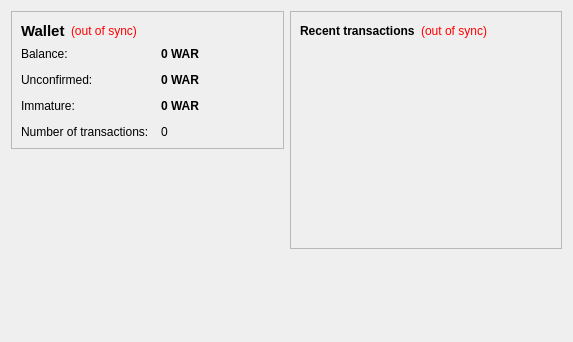
<?xml version="1.0" encoding="UTF-8"?>
<ui version="4.0">
 <class>OverviewPage</class>
 <widget class="QWidget" name="OverviewPage">
  <property name="geometry">
   <rect>
    <x>0</x>
    <y>0</y>
    <width>573</width>
    <height>342</height>
   </rect>
  </property>
  <property name="windowTitle">
   <string>Form</string>
  </property>
  <layout class="QHBoxLayout" name="horizontalLayout" stretch="1,1">
   <item>
    <layout class="QVBoxLayout" name="verticalLayout_2">
     <item>
      <widget class="QFrame" name="frame">
       <property name="frameShape">
        <enum>QFrame::StyledPanel</enum>
       </property>
       <property name="frameShadow">
        <enum>QFrame::Raised</enum>
       </property>
       <layout class="QVBoxLayout" name="verticalLayout_4">
        <item>
         <layout class="QHBoxLayout" name="horizontalLayout_4">
          <item>
           <widget class="QLabel" name="label_5">
            <property name="font">
             <font>
              <pointsize>11</pointsize>
              <weight>75</weight>
              <bold>true</bold>
             </font>
            </property>
            <property name="text">
             <string>Wallet</string>
            </property>
           </widget>
          </item>
          <item>
           <widget class="QLabel" name="labelWalletStatus">
            <property name="toolTip">
             <string>The displayed information may be out of date. Your wallet automatically synchronizes with the WarriorCoin network after a connection is established, but this process has not completed yet.</string>
            </property>
            <property name="styleSheet">
             <string notr="true">QLabel { color: red; }</string>
            </property>
            <property name="text">
             <string notr="true">(out of sync)</string>
            </property>
            <property name="alignment">
             <set>Qt::AlignLeading|Qt::AlignLeft|Qt::AlignVCenter</set>
            </property>
           </widget>
          </item>
          <item>
           <spacer name="horizontalSpacer_2">
            <property name="orientation">
             <enum>Qt::Horizontal</enum>
            </property>
            <property name="sizeHint" stdset="0">
             <size>
              <width>40</width>
              <height>20</height>
             </size>
            </property>
           </spacer>
          </item>
         </layout>
        </item>
        <item>
         <layout class="QFormLayout" name="formLayout_2">
          <property name="fieldGrowthPolicy">
           <enum>QFormLayout::AllNonFixedFieldsGrow</enum>
          </property>
          <property name="horizontalSpacing">
           <number>12</number>
          </property>
          <property name="verticalSpacing">
           <number>12</number>
          </property>
          <item row="0" column="0">
           <widget class="QLabel" name="label">
            <property name="text">
             <string>Balance:</string>
            </property>
           </widget>
          </item>
          <item row="0" column="1">
           <widget class="QLabel" name="labelBalance">
            <property name="font">
             <font>
              <weight>75</weight>
              <bold>true</bold>
             </font>
            </property>
            <property name="cursor">
             <cursorShape>IBeamCursor</cursorShape>
            </property>
            <property name="toolTip">
             <string>Your current balance</string>
            </property>
            <property name="text">
             <string notr="true">0 WAR</string>
            </property>
            <property name="textInteractionFlags">
             <set>Qt::LinksAccessibleByMouse|Qt::TextSelectableByKeyboard|Qt::TextSelectableByMouse</set>
            </property>
           </widget>
          </item>
          <item row="1" column="0">
           <widget class="QLabel" name="label_3">
            <property name="text">
             <string>Unconfirmed:</string>
            </property>
           </widget>
          </item>
          <item row="1" column="1">
           <widget class="QLabel" name="labelUnconfirmed">
            <property name="font">
             <font>
              <weight>75</weight>
              <bold>true</bold>
             </font>
            </property>
            <property name="cursor">
             <cursorShape>IBeamCursor</cursorShape>
            </property>
            <property name="toolTip">
             <string>Total of transactions that have yet to be confirmed, and do not yet count toward the current balance</string>
            </property>
            <property name="text">
             <string notr="true">0 WAR</string>
            </property>
            <property name="textInteractionFlags">
             <set>Qt::LinksAccessibleByMouse|Qt::TextSelectableByKeyboard|Qt::TextSelectableByMouse</set>
            </property>
           </widget>
          </item>
          <item row="3" column="0">
           <widget class="QLabel" name="label_2">
            <property name="text">
             <string>Number of transactions:</string>
            </property>
           </widget>
          </item>
          <item row="3" column="1">
           <widget class="QLabel" name="labelNumTransactions">
            <property name="toolTip">
             <string>Total number of transactions in wallet</string>
            </property>
            <property name="text">
             <string notr="true">0</string>
            </property>
           </widget>
          </item>
          <item row="2" column="0">
           <widget class="QLabel" name="labelImmatureText">
            <property name="text">
             <string>Immature:</string>
            </property>
           </widget>
          </item>
          <item row="2" column="1">
           <widget class="QLabel" name="labelImmature">
            <property name="font">
             <font>
              <weight>75</weight>
              <bold>true</bold>
             </font>
            </property>
            <property name="toolTip">
             <string>Mined balance that has not yet matured</string>
            </property>
            <property name="text">
             <string notr="true">0 WAR</string>
            </property>
            <property name="textInteractionFlags">
             <set>Qt::LinksAccessibleByMouse|Qt::TextSelectableByKeyboard|Qt::TextSelectableByMouse</set>
            </property>
           </widget>
          </item>
         </layout>
        </item>
       </layout>
      </widget>
     </item>
     <item>
      <spacer name="verticalSpacer">
       <property name="orientation">
        <enum>Qt::Vertical</enum>
       </property>
       <property name="sizeHint" stdset="0">
        <size>
         <width>20</width>
         <height>40</height>
        </size>
       </property>
      </spacer>
     </item>
    </layout>
   </item>
   <item>
    <layout class="QVBoxLayout" name="verticalLayout_3">
     <item>
      <widget class="QFrame" name="frame_2">
       <property name="frameShape">
        <enum>QFrame::StyledPanel</enum>
       </property>
       <property name="frameShadow">
        <enum>QFrame::Raised</enum>
       </property>
       <layout class="QVBoxLayout" name="verticalLayout">
        <item>
         <layout class="QHBoxLayout" name="horizontalLayout_2">
          <item>
           <widget class="QLabel" name="label_4">
            <property name="text">
             <string>&lt;b&gt;Recent transactions&lt;/b&gt;</string>
            </property>
           </widget>
          </item>
          <item>
           <widget class="QLabel" name="labelTransactionsStatus">
            <property name="toolTip">
             <string>The displayed information may be out of date. Your wallet automatically synchronizes with the WarriorCoin network after a connection is established, but this process has not completed yet.</string>
            </property>
            <property name="styleSheet">
             <string notr="true">QLabel { color: red; }</string>
            </property>
            <property name="text">
             <string notr="true">(out of sync)</string>
            </property>
            <property name="alignment">
             <set>Qt::AlignRight|Qt::AlignTrailing|Qt::AlignVCenter</set>
            </property>
           </widget>
          </item>
          <item>
           <spacer name="horizontalSpacer">
            <property name="orientation">
             <enum>Qt::Horizontal</enum>
            </property>
            <property name="sizeHint" stdset="0">
             <size>
              <width>40</width>
              <height>20</height>
             </size>
            </property>
           </spacer>
          </item>
         </layout>
        </item>
        <item>
         <widget class="QListView" name="listTransactions">
          <property name="styleSheet">
           <string notr="true">QListView { background: transparent; }</string>
          </property>
          <property name="frameShape">
           <enum>QFrame::NoFrame</enum>
          </property>
          <property name="verticalScrollBarPolicy">
           <enum>Qt::ScrollBarAlwaysOff</enum>
          </property>
          <property name="horizontalScrollBarPolicy">
           <enum>Qt::ScrollBarAlwaysOff</enum>
          </property>
          <property name="selectionMode">
           <enum>QAbstractItemView::NoSelection</enum>
          </property>
         </widget>
        </item>
       </layout>
      </widget>
     </item>
     <item>
      <spacer name="verticalSpacer_2">
       <property name="orientation">
        <enum>Qt::Vertical</enum>
       </property>
       <property name="sizeHint" stdset="0">
        <size>
         <width>20</width>
         <height>40</height>
        </size>
       </property>
      </spacer>
     </item>
    </layout>
   </item>
  </layout>
 </widget>
 <resources/>
 <connections/>
</ui>
